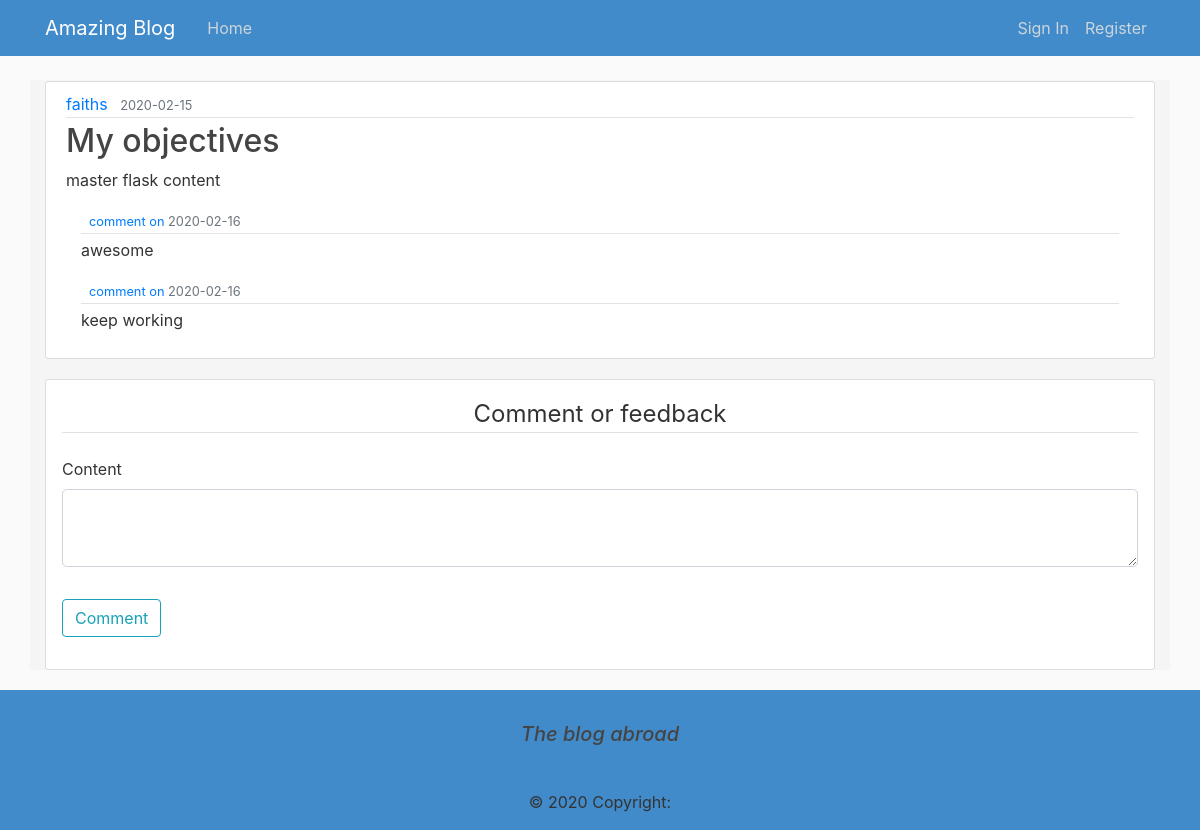
/post/1, run on an earlier commit of the app's database.
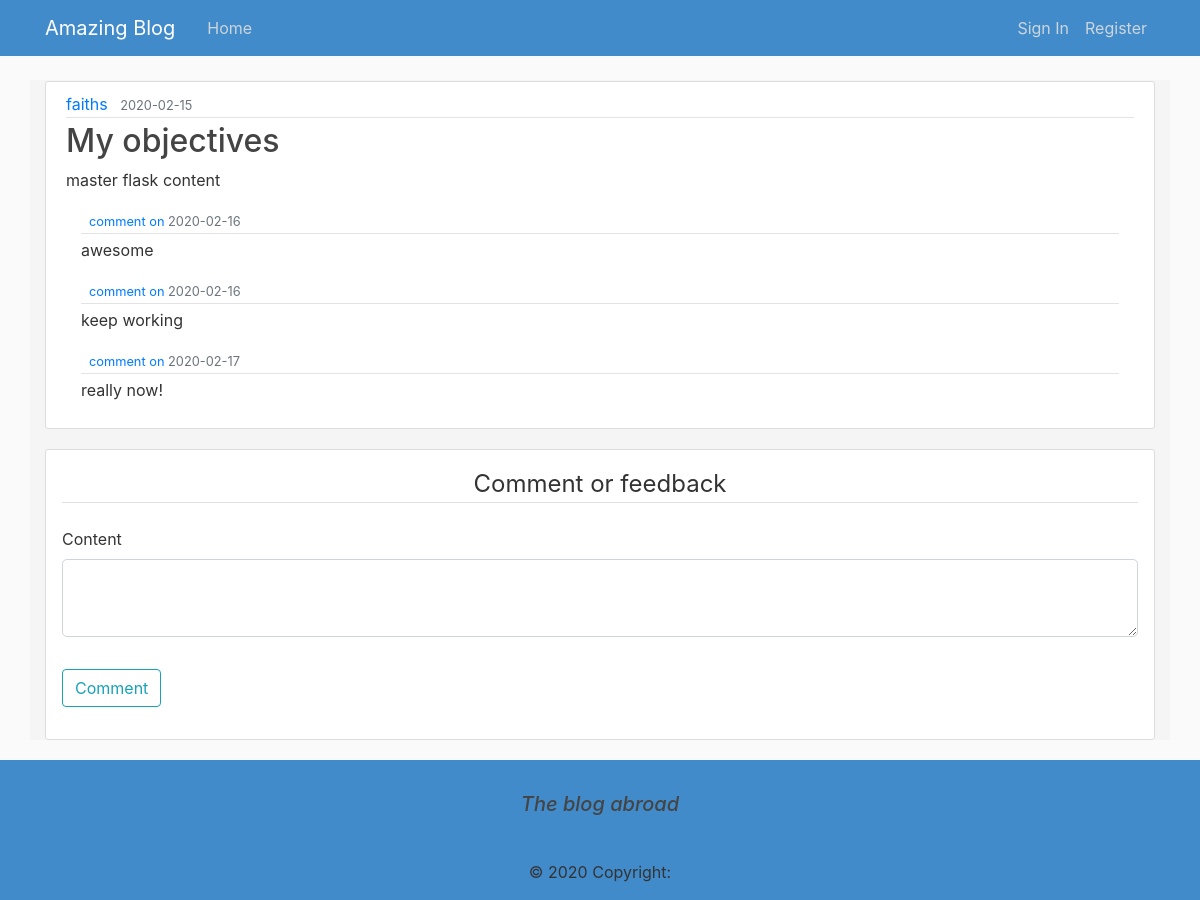
And on a later commit of the database.
### blog/models.py (models this page shows, shortened)
class User(db.Model,UserMixin):
    id=db.Column(db.Integer,primary_key=True)
    username=db.Column(db.String(20),unique=True,nullable=False)
    email=db.Column(db.String(120),unique=True,nullable=False)
    password=db.Column(db.String(60),nullable=False)
    posts=db.relationship('Post',backref='author',lazy=True)

class Post(db.Model):
    id=db.Column(db.Integer,primary_key=True)
    title=db.Column(db.String(100),nullable=False)
    date_posted=db.Column(db.DateTime,nullable=False,default=datetime.utcnow)
    content=db.Column(db.Text,nullable=False)
    user_id=db.Column(db.Integer,db.ForeignKey('user.id'),nullable=False)

class Comment(db.Model):
    id = db.Column(db.Integer, primary_key=True)
    date_posted = db.Column(db.DateTime, nullable=False,
                            default=datetime.utcnow)
    content = db.Column(db.Text, nullable=False)

### blog/routes.py (the view)
@app.route("/post/<int:post_id>", methods=['GET', 'POST'])
def post(post_id):
    post = Post.query.get_or_404(post_id)
    form = CommentForm()
    comments=Comment.query.all()
    if form.validate_on_submit():
        comment = Comment(content=form.content.data)
        db.session.add(comment)
        db.session.commit()
        flash('Your comment has been posted!', 'primary')
        return redirect(url_for('home'))
    return render_template('blog.html', title=post.title, post=post,form=form,comments=comments)

### blog/forms.py
class CommentForm(FlaskForm):
    content = TextAreaField("Content", validators=[DataRequired()])
    submit = SubmitField("Comment")

### blog/templates/blog.html (shortened to what this page needs)
{% extends "design.html" %}
{% block content %}
<article class="media content-section">
    <div class="media-body">
        <div class="article-metadata">
            <a class="mr-2" href="#">{{ post.author.username }}</a>
            <small class="text-muted">{{ post.date_posted.strftime('%Y-%m-%d') }}</small>
        </div>
        <h2 class="article-title">{{ post.title }}</h2>
        <p class="article-content">{{ post.content }}</p>
        <div>
            {% for comment in comments %}
            <div class="container mt-2 mb-3">
                <div class="">
                    <div class="media-body">
                        <div class="article-metadata">
                            <small class="text-muted">
                                <a href="{{url_for('account')}}">comment on</a>
                                {{ comment.date_posted.strftime('%Y-%m-%d') }}</small>
                        </div>
                        <p class="article-content">{{ comment.content }}</p>
                    </div>
                </div>
            </div>
            {% endfor %}
        </div>
    </div>
</article>
<div class="content-section p-3">
    <form action="" method="POST">
        <fieldset class="form-group">
            <legend class="border-bottom mb-4 mt-5 text-center">Comment or feedback</legend>
            <div class="form-group">
                {{ form.content.label(class="form-control-label") }}
                {% if form.content.errors %}
                {{ form.content(class="form-control form-control-lg is-invalid") }}
                <div class="invalid-feedback">
                    {% for error in form.content.errors %}
                    <span>{{ error }}</span>
                    {% endfor %}
                </div>
                {% else %}
                {{ form.content(class="form-control form-control-lg") }}
                {% endif %}
            </div>
        </fieldset>
        <div class="form-group">
            {{form.submit(class="btn btn-outline-info")}}
        </div>
    </form>
    {% endblock content %}

### blog/templates/design.html (shortened to what this page needs)
<!DOCTYPE html>
<html>
<head>
    <link rel="stylesheet" href="https://maxcdn.bootstrapcdn.com/bootstrap/4.0.0/css/bootstrap.min.css"
>
    <link rel="stylesheet" type="text/css" href="{{ url_for('static', filename='main.css') }}">
</head>
<body>
    <header class="site-header">
        <nav class="navbar navbar-expand-md navbar-dark bg-steel fixed-top">
            <div class="container">
                <a class="navbar-brand mr-4" href="/">Amazing Blog</a>
                <div class="collapse navbar-collapse" id="navbarToggle">
                    <div class="navbar-nav mr-auto">
                        <a class="nav-item nav-link" href="{{ url_for('home') }}">Home</a>
                    </div>
                    <div class="navbar-nav">
                        {% if current_user.is_authenticated %}
                        <a class="nav-item nav-link" href="{{ url_for('new_post') }}">Create Blog</a>
                        <a class="nav-item nav-link" href="{{ url_for('account') }}">Profile</a>
                        <a class="nav-item nav-link" href="{{ url_for('logout') }}">Logout</a>
                        {% else %}
                        <a class="nav-item nav-link" href="{{ url_for('login') }}">Sign In</a>
                        <a class="nav-item nav-link" href="{{ url_for('register') }}">Register</a>
                        {% endif %}
                    </div>
                </div>
            </div>
        </nav>
    </header>
    <main role="main" class="container mybody">
        <div class="row">
            <div class="col-md-8">
            </div>
        </div>
        {% block content %}{% endblock %}
    </main>
        {% block footer %} {% include 'footer.html' %} {% endblock %}
</body>
</html>

### blog/templates/footer.html
<footer class="page-footer font-small pt-4 mt-3">
    <div class="container">
    <ul class="list-unstyled list-inline text-center py-2">
        <li class="list-inline-item">
        <h5 class="mb-1"><em>The blog abroad</em></h5>
        </li>
    </ul>
    </div>
    <div class="footer-copyright text-center py-3">
    © 2020 Copyright:
    </div>
</footer>

### blog/static/main.css (style rules this page uses)
.mybody { background-color: whitesmoke; }
body { background: #fafafa; color: #333333; margin-top: 5rem; }
h1, h2, h3, h4, h5, h6 { color: #444444; }
.bg-steel { background-color:#428bca; }
.site-header .navbar-nav .nav-link { color: #cbd5db; }
.content-section { background: #ffffff; padding: 10px 20px; border: 1px solid #dddddd; border-radius: 3px; margin-bottom: 20px; }
.article-metadata { padding-bottom: 1px; margin-bottom: 4px; border-bottom: 1px solid #e3e3e3 }
footer { background-color:#428bca; }

What changed in the data, as far as the page shows it:
added Comment: date_posted "2020-02-17", content "really now!"
